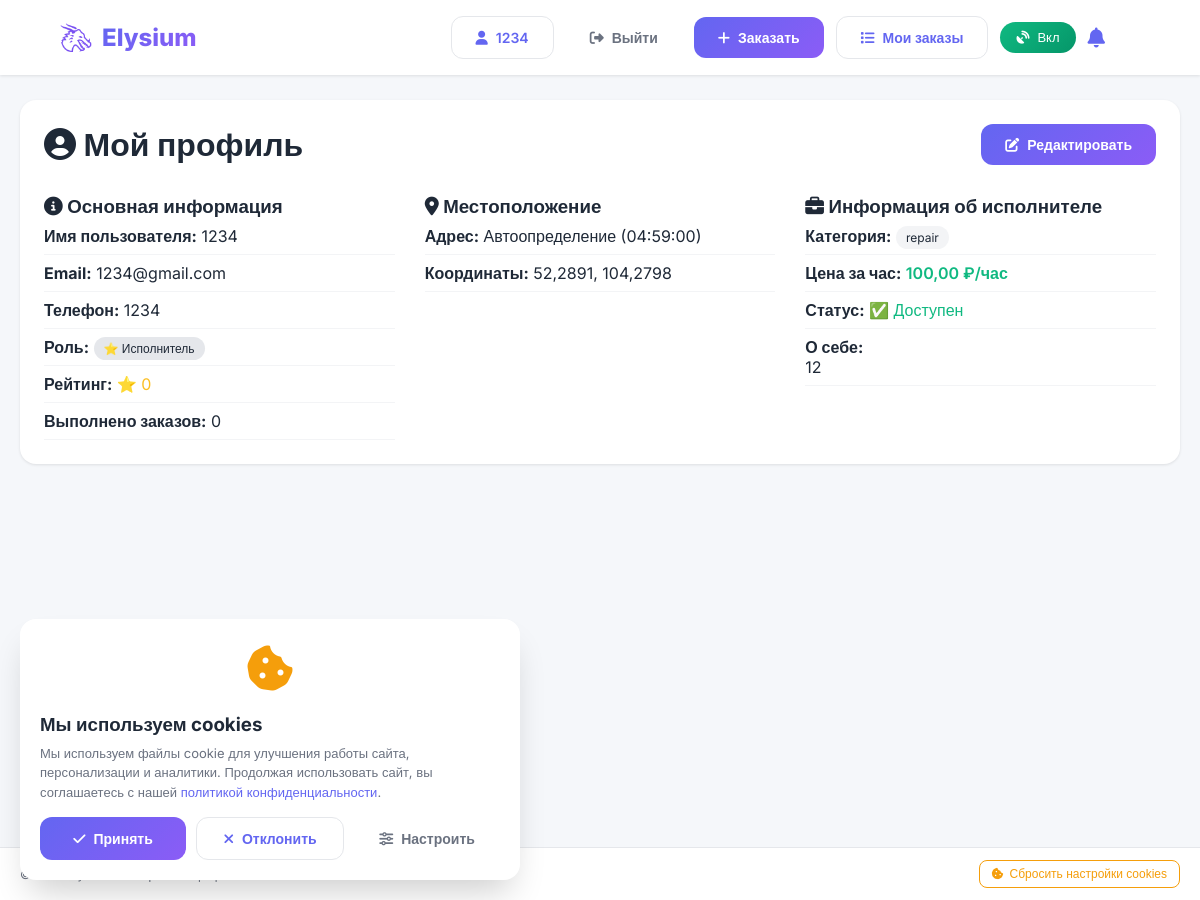
The app's page /profile/ (signed in), older data.
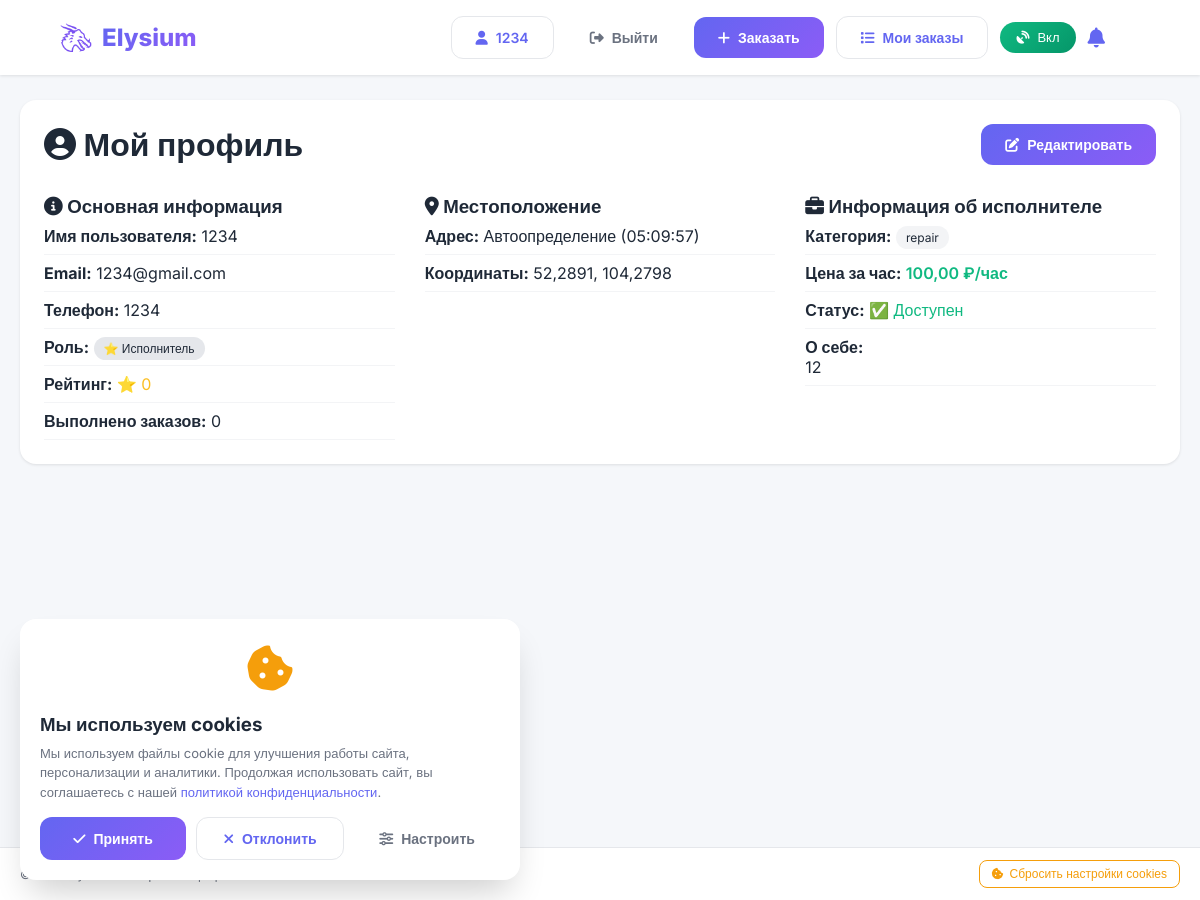
The same page, newer data.
### main/models.py (models this page shows, shortened)
class Profile(models.Model):
    ROLE_CHOICES = [
        ('client', 'Заказчик'),
        ('performer', 'Исполнитель'),
    ]
    user = models.OneToOneField(User, on_delete=models.CASCADE, related_name='profile')
    phone = models.CharField(max_length=20, blank=True)
    avatar = models.ImageField(upload_to='avatars/', blank=True, null=True)
    role = models.CharField(max_length=20, choices=ROLE_CHOICES, default='client')
    latitude = models.FloatField(blank=True, null=True)
    longitude = models.FloatField(blank=True, null=True)
    address = models.CharField(max_length=500, blank=True)
    category = models.CharField(max_length=50, blank=True, null=True)
    description = models.TextField(blank=True)
    price = models.DecimalField(max_digits=10, decimal_places=2, blank=True, null=True)
    rating = models.FloatField(default=0)
    completed_orders = models.IntegerField(default=0)
    is_available = models.BooleanField(default=True)
    services = models.TextField(blank=True, help_text="Услуги, которые предоставляет исполнитель (через запятую)")
    created_at = models.DateTimeField(auto_now_add=True)
    updated_at = models.DateTimeField(auto_now=True)

### main/views.py (the view, shortened to what this page needs)
# urls.py: path('profile/', views.profile_view, name='profile'),
@login_required
def profile_view(request):
    profile = request.user.profile
    orders_as_client = Order.objects.filter(client=request.user).order_by('-created_at')[:10]
    orders_as_performer = Order.objects.filter(performer=request.user).order_by('-created_at')[
        :10] if profile.role == 'performer' else []
    context = {
        'profile': profile,
        'orders_as_client': orders_as_client,
        'orders_as_performer': orders_as_performer,
        'categories': Profile.ROLE_CHOICES if hasattr(Profile, 'ROLE_CHOICES') else [],
    }
    return render(request, 'profile.html', context)

### templates/profile.html (shortened to what this page needs)
{% extends 'base.html' %}
{% load static %}
{% block content %}
<div class="container" style="max-width: 1200px; margin: 100px auto 40px; padding: 0 20px;">
    <div class="card">
        <div style="display: flex; justify-content: space-between; align-items: center; margin-bottom: 30px;">
            <h1><i class="fas fa-user-circle"></i> Мой профиль</h1>
            <a href="{% url 'edit_profile' %}" class="btn btn-primary">
                <i class="fas fa-edit"></i> Редактировать
            </a>
        </div>
        <div style="display: grid; grid-template-columns: repeat(auto-fit, minmax(300px, 1fr)); gap: 30px;">
            <div>
                <h3><i class="fas fa-info-circle"></i> Основная информация</h3>
                <div class="info-row">
                    <strong>Имя пользователя:</strong> {{ user.username }}
                </div>
                <div class="info-row">
                    <strong>Email:</strong> {{ user.email|default:"Не указан" }}
                </div>
                <div class="info-row">
                    <strong>Телефон:</strong> {{ profile.phone|default:"Не указан" }}
                </div>
                <div class="info-row">
                    <strong>Роль:</strong>
                    {% if profile.role == 'client' %}
                        <span class="badge">👤 Заказчик</span>
                    {% elif profile.role == 'performer' %}
                        <span class="badge">⭐ Исполнитель</span>
                    {% else %}
                        <span class="badge">{{ profile.role }}</span>
                    {% endif %}
                </div>
                <div class="info-row">
                    <strong>Рейтинг:</strong>
                    <span class="rating">⭐ {{ profile.rating|default:"0" }}</span>
                </div>
                <div class="info-row">
                    <strong>Выполнено заказов:</strong> {{ profile.completed_orders|default:"0" }}
                </div>
            </div>
            <div>
                <h3><i class="fas fa-map-marker-alt"></i> Местоположение</h3>
                <div class="info-row">
                    <strong>Адрес:</strong> {{ profile.address|default:"Не указан" }}
                </div>
                {% if profile.latitude and profile.longitude %}
                <div class="info-row">
                    <strong>Координаты:</strong> {{ profile.latitude }}, {{ profile.longitude }}
                </div>
                {% endif %}
            </div>
            {% if profile.role == 'performer' %}
            <div>
                <h3><i class="fas fa-briefcase"></i> Информация об исполнителе</h3>
                <div class="info-row">
                    <strong>Категория:</strong>
                    <span class="category-badge">{{ profile.category|default:"Не указана" }}</span>
                </div>
                <div class="info-row">
                    <strong>Цена за час:</strong>
                    <span class="price">{{ profile.price|default:"Договорная" }} ₽/час</span>
                </div>
                <div class="info-row">
                    <strong>Статус:</strong>
                    {% if profile.is_available %}
                        <span style="color: #10b981;">✅ Доступен</span>
                    {% else %}
                        <span style="color: #ef4444;">❌ Недоступен</span>
                    {% endif %}
                </div>
                <div class="info-row">
                    <strong>О себе:</strong>
                    <p>{{ profile.description|default:"Не указано" }}</p>
                </div>
            </div>
            {% endif %}
        </div>
    </div>
</div>
{% endblock %}

Row changes from the older to the newer data that the page shows:
changed Profile "repair": address "Автоопределение (04:59:00)" → "Автоопределение (05:09:57)"
